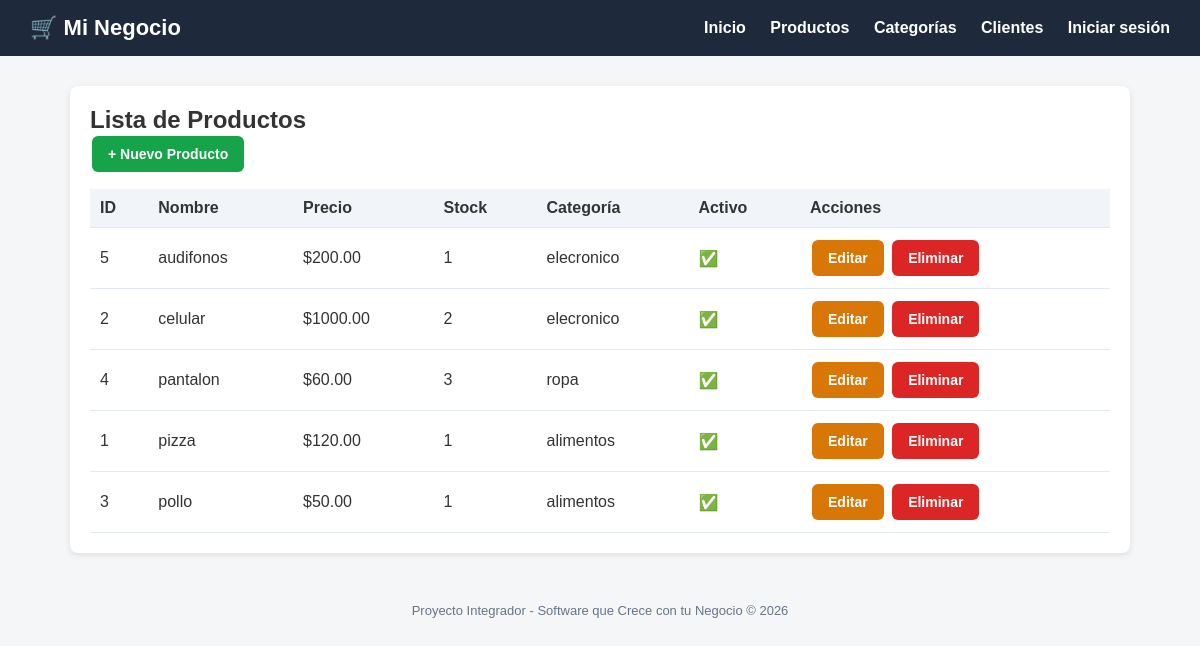
/productos/, run on the app's committed database.
### tienda/models.py (models this page shows, shortened)
class Producto(models.Model):
    nombre = models.CharField(max_length=200)
    descripcion = models.TextField(blank=True, null=True)
    precio = models.DecimalField(max_digits=10, decimal_places=2)
    stock = models.IntegerField(default=0)
    categoria = models.ForeignKey(Categoria, on_delete=models.CASCADE)
    fecha_creacion = models.DateTimeField(auto_now_add=True)
    activo = models.BooleanField(default=True)
    class Meta:
        verbose_name = "Producto"
        verbose_name_plural = "Productos"
        ordering = ['nombre']

class Categoria(models.Model):
    nombre = models.CharField(max_length=100)
    descripcion = models.TextField(blank=True, null=True)
    class Meta:
        verbose_name = "Categoria"
        verbose_name_plural = "Categorías"

### tienda/views.py (the view)
# urls.py: path('productos/', views.lista_productos, name='lista_productos'),
def lista_productos(request):
    productos = Producto.objects.all()
    return render(request, 'tienda/productos/lista.html', {'productos': productos})

### tienda/templates/tienda/productos/lista.html (shortened to what this page needs)
{% extends 'base.html' %}
{% block content %}
<div class="card">
    <h2>Lista de Productos</h2>
    <a href="{% url 'crear_producto' %}" class="btn btn-success">+ Nuevo Producto</a>
    <table>
        <thead>
            <tr><th>ID</th><th>Nombre</th><th>Precio</th><th>Stock</th><th>Categoría</th><th>Activo</th><th>Acciones</th></tr>
        </thead>
        <tbody>
            {% for producto in productos %}
            <tr>
                <td>{{ producto.id }}</td>
                <td>{{ producto.nombre }}</td>
                <td>${{ producto.precio }}</td>
                <td>{{ producto.stock }}</td>
                <td>{{ producto.categoria.nombre }}</td>
                <td>{% if producto.activo %}✅{% else %}❌{% endif %}</td>
                <td>
                    <a href="{% url 'editar_producto' producto.pk %}" class="btn btn-warning">Editar</a>
                    <a href="{% url 'eliminar_producto' producto.pk %}" class="btn btn-danger">Eliminar</a>
                </td>
            </tr>
            {% empty %}
            <tr><td colspan="7">No hay productos registrados.</td></tr>
            {% endfor %}
        </tbody>
    </table>
</div>
{% endblock %}

### templates/base.html (style rules this page uses)
* { margin: 0; padding: 0; box-sizing: border-box; }
body { font-family: Arial, sans-serif; background: #f4f6f8; color: #333; }
.card { background: #fff; border-radius: 8px; padding: 20px; box-shadow: 0 2px 6px rgba(0,0,0,0.1); margin-bottom: 20px; }
.btn { display: inline-block; padding: 10px 16px; border-radius: 6px; text-decoration: none; color: #fff; font-weight: bold; border: none; cursor: pointer; font-size: 14px; margin: 2px; }
.btn-success { background: #16a34a; }
.btn-danger { background: #dc2626; }
.btn-warning { background: #d97706; }
table { width: 100%; border-collapse: collapse; margin-top: 15px; }
th, td { padding: 10px; text-align: left; border-bottom: 1px solid #e2e8f0; }
th { background: #f1f5f9; }

### data on the page
Producto: id "5", nombre "audifonos", precio "200.00", stock "1", categoria.nombre "elecronico"
Producto: id "2", nombre "celular", precio "1000.00", stock "2", categoria.nombre "elecronico"
Producto: id "4", nombre "pantalon", precio "60.00", stock "3", categoria.nombre "ropa"
Producto: id "1", nombre "pizza", precio "120.00", stock "1", categoria.nombre "alimentos"
Producto: id "3", nombre "pollo", precio "50.00", stock "1", categoria.nombre "alimentos"
